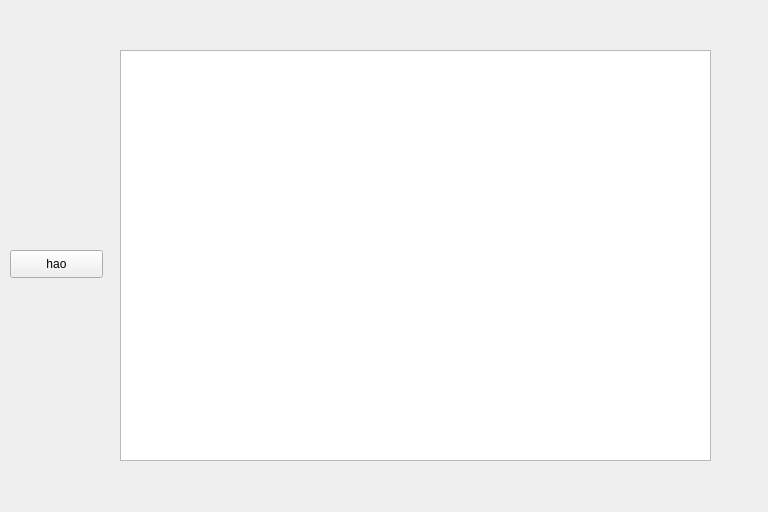
<?xml version="1.0" encoding="UTF-8"?>
<ui version="4.0">
 <class>rereturn</class>
 <widget class="QWidget" name="rereturn">
  <property name="geometry">
   <rect>
    <x>0</x>
    <y>0</y>
    <width>768</width>
    <height>512</height>
   </rect>
  </property>
  <property name="windowTitle">
   <string>Form</string>
  </property>
  <widget class="QListWidget" name="listWidget">
   <property name="geometry">
    <rect>
     <x>120</x>
     <y>50</y>
     <width>591</width>
     <height>411</height>
    </rect>
   </property>
  </widget>
  <widget class="QPushButton" name="pushButton">
   <property name="geometry">
    <rect>
     <x>10</x>
     <y>250</y>
     <width>93</width>
     <height>28</height>
    </rect>
   </property>
   <property name="text">
    <string>hao</string>
   </property>
  </widget>
 </widget>
 <resources/>
 <connections/>
</ui>
